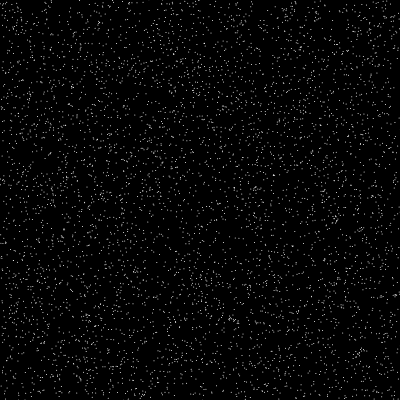
Frame 1 (no input)
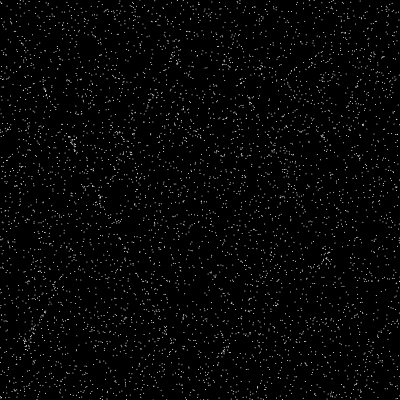
Frame 60 (no input)
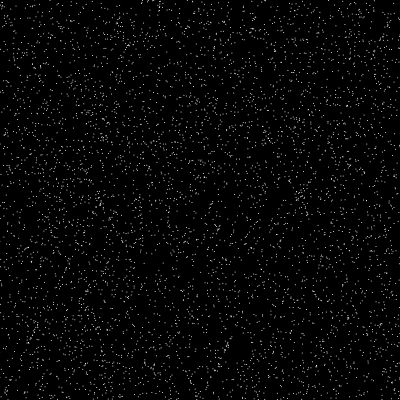
Frame 120 (the mouse pressed at the canvas centre since frame 60)

The p5.js sketch that drew these frames (run headless with seeded random() and noise() and a simulated clock; from frame 60 on, the mouse is pressed at the canvas centre):

// p5.js sketch
// ── sketch.js
let particles = []; let num = 5000;
let m = 5; let n = 1; let threshold = 0.05;
let minMN = 1; let maxMN = 6;
let changePattern = true;
let scl = 2;

function setup() {
  createCanvas(400, 400);
  for (let i=0; i<num; i++) {
    particles.push(new Particle());
  }
}

function draw() {
  background(0);
  if (changePattern) {
    randomPatterns();
  }
  
  for (let i=0; i<particles.length; i++) {
    particles[i].update();
    particles[i].display();
  }
}

function chladni(x, y) {
  let L = 1;
  return cos(n * PI * x / L) * cos(m * PI * y / L) -
          cos(m * PI * x / L) * cos(n * PI * y / L);
}

function randomPatterns() {
  m = floor(random(minMN, maxMN));
  n = floor(random(minMN, maxMN));
  
  if (m === n) {
    m = floor(random(minMN, maxMN));
  }
  
  changePattern = false;
  
  for (let i=0; i<particles.length; i++) {
    particles[i].velocity = p5.Vector.random2D().mult(random(2, 5));
  }
}

function mousePressed() {
  changePattern = true;
}
// ── particle.js
class Particle {
  constructor() {
    this.position = createVector(random(0, width), random(0, height));
    this.velocity = p5.Vector.random2D();
    this.acceleration = createVector();
    
    this.maxSpeed = 2;
    this.maxForce = 0.1;
  }
  
  edges() {
    if (this.position.x > width) {
      this.position.x = 0;
    } else if (this.position.x < 0) {
      this.position.x = width;
    }
    
    if (this.position.y > height) {
      this.position.y = 0;
    } else if (this.position.y < 0) {
      this.position.y = height;
    }
  }
  
  seek() {
    let x = map(this.position.x, 0, width, -1, 1) * scl;
    let y = map(this.position.y, 0, height, 0, 1) * scl;
    let val = chladni(x, y);
    
    let target = this.position.copy();
      
    if (abs(val) > threshold) {
      target.x += random(-3, 3);
      target.y += random(-3, 3);
    }
    
    let desired= p5.Vector.sub(target, this.position);
    desired.setMag(this.maxSpeed);
    let steering = p5.Vector.sub(desired, this.velocity);
    steering.limit(this.maxForce);
    
    return steering;
  }
  
  update() {
    this.edges();
    
    this.acceleration.add(this.seek())
    this.velocity.add(this.acceleration);
    this.velocity.limit(this.maxSpeed);
    this.position.add(this.velocity);
    this.acceleration.mult(0);
  }
  display() {
    stroke(255);
    point(this.position.x, this.position.y);
  }
}
